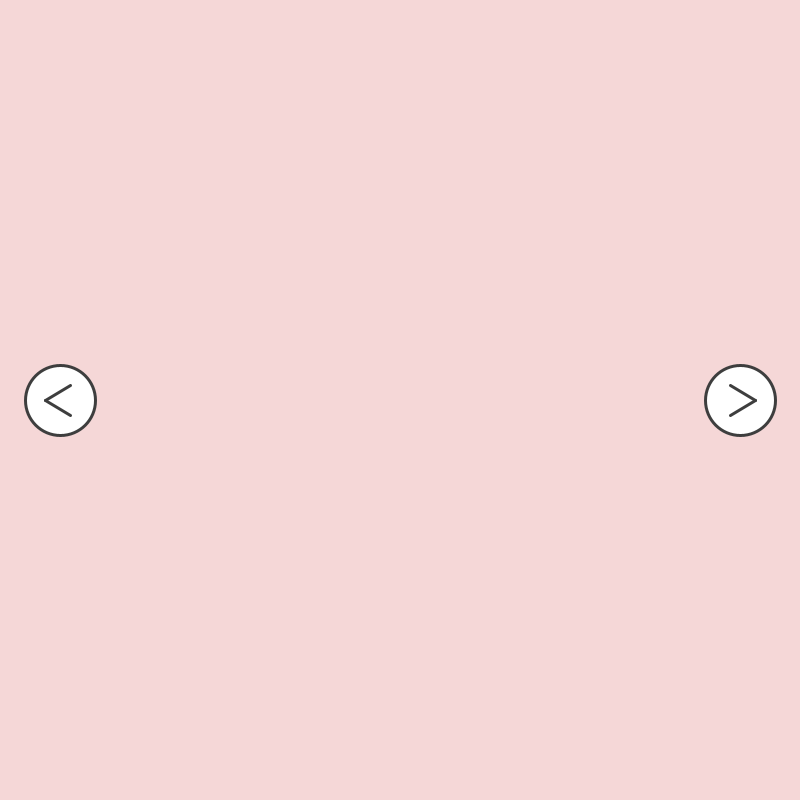
Frame 1 (no input)
Frame 60 (the mouse pressed at the canvas centre just before this capture): identical to frame 1, image omitted
Frame 120 (the mouse held since frame 60 and released just before this capture): identical to frame 1, image omitted

The Processing sketch that drew this single still picture (run headless with seeded random() and noise(); from frame 60 on, the mouse is pressed at the canvas centre):

// Processing sketch: Loop_Gallery
// ── Loop_Gallery.pde
// Sunny Bao
// Block 1-4
// Sep 10, 2024

// MODE VARIABLES
int mode;
final int PATTERN1 = 0;
final int PATTERN2 = 1;
final int PATTERN3 = 2;

// COLOR PALLETTE
color white = #FFFFFF;
color lightGrey = #B7B7B7;
color darkGrey = #3E3E3E;
color pink = #F5D7D7;
color lightBlue = #D7ECF5;
color lightOrange = #F5DBB2;

void setup() {
  size(800, 800);
  rectMode(CENTER);
  mode = PATTERN1;
}

void draw() {
  if (mode == PATTERN1) {
    pattern1(); 
  } else if (mode == PATTERN2) {
    pattern2(); 
  } else if (mode == PATTERN3) {
    pattern3(); 
  } else {
    println("Error: Mode = " + mode); 
  }
}

// ── A_pattern1.pde
void pattern1() {
  background(pink);
  leftButton();
  rightButton();
}

void pattern1Clicks() {
  if(OnCircle(60, height/2, 35)) { // left button
    mode = PATTERN3;
  } else if(OnCircle(740, height/2, 35)) { // right button
    mode = PATTERN2;
  }
}

// ── B_pattern2.pde
void pattern2() {
  background(lightBlue);
  leftButton();
  rightButton();
}

void pattern2Clicks() {
  if(OnCircle(60, height/2, 35)) { // left button
    mode = PATTERN1;
  } else if(OnCircle(740, height/2, 35)) { // right button
    mode = PATTERN3;
  }
}

// ── C_pattern3.pde
void pattern3() {
  background(lightOrange);
  leftButton();
  rightButton();
}

void pattern3Clicks() {
  if(OnCircle(60, height/2, 35)) { // left button
    mode = PATTERN2;
  } else if(OnCircle(740, height/2, 35)) { // right button
    mode = PATTERN1;
  }
}

// ── D_mouse.pde
void mouseReleased() {
  if (mode == PATTERN1) {
    pattern1Clicks(); 
  } else if (mode == PATTERN2) {
    pattern2Clicks(); 
  } else if (mode == PATTERN3) {
    pattern3Clicks(); 
  }
}

// ── E_utilities.pde
void tactileCircle(float x, float y, float r) {
  if(dist(x, y, mouseX, mouseY) < r) {
    strokeWeight(3.5);
    stroke(lightGrey);
  }
  else {
    strokeWeight(3);
    stroke(darkGrey); 
  }
}

boolean OnCircle(float x, float y, float r) {
  return dist(x, y, mouseX, mouseY) < r;
}

void leftButton() {
  fill(white);
  tactileCircle(60, height/2, 35);  
  circle(60, height/2, 70);
  line(45, height/2, 70, height/2-15);
  line(45, height/2, 70, height/2+15);
}

void rightButton() {
  fill(white);
  tactileCircle(740, height/2, 35);  
  circle(740, height/2, 70);
  line(755, height/2, 730, height/2-15);
  line(755, height/2, 730, height/2+15);
}
